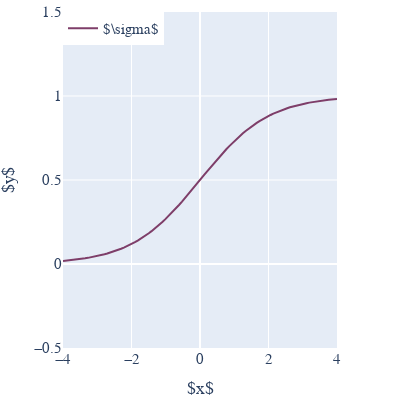

Write notebook code for a chart like this one.
### Code cell
fig_sigmoid = go.Figure()
fig_sigmoid.add_trace(
    go.Scatter(
        x=x_sigmoid,
        y=y_sigmoid,
        mode="lines",
        name=f"$\\sigma$",
        marker_color=color_blind_seque[1],
    )
)

fig_sigmoid.update_layout(
    legend=dict(yanchor="auto", y=1, xanchor="auto", x=0.0, **common_font),
    **common_bottom_axis_title_margins,
    **common_tlr_margin_for_layout,
    **shared_layout,
)
fig_sigmoid.update_xaxes(range=[x_sigmoid.min(), x_sigmoid.max()], constrain="domain")
fig_sigmoid.update_yaxes(range=[-0.5, 1.5])
fig_sigmoid.show()
